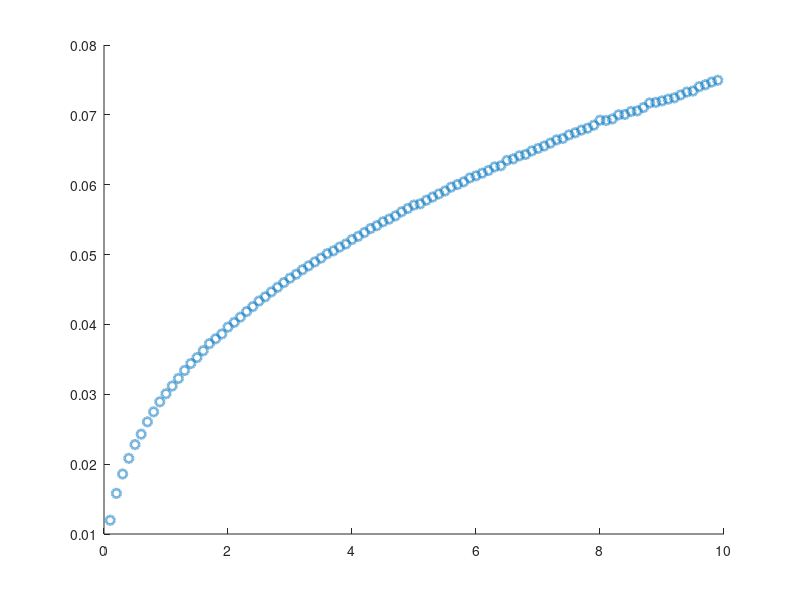

Source code (MATLAB): (Note: this script raises an error after producing the figure.)
%{
Author: Yu-Huan Wang (Kim Lab at UIUC) - yuhuanw2@illinois.edu
    Creation date: 9/24/2024
    Last update date: 10/9/2024

Description: This code simulation the diffusion following fractional
Brownian Motion (fBM), this allows subdiffusion simulation

In this version, I considered locErr as blurring, but I didn't consider
effect of motion blurring (averaging). There're two fitting methods to
choose from: 1) linear fitting in log scale. 2) non-linear fitting in log
scale

fBM core: 10.1103/PhysRevE.110.014105 (Eq.1)

---------------------------------------------------------------------------
%}

clear, clc, close all

simPath = 'C:\Users\yuhuanw2\Documents\MATLAB\simDiffusion\'; cd( simPath)
strain = 'sim';

% imaging parameters
nTracks = 50000;
nFrames = 100;      % frane number: 100 frames
frameT = 100e-3;    % frame interval: 100 ms
dt = frameT;         % simulation time step: 10 ms

% diffusion parameters
alpha = 0.4;        % subdiffusion exponent
D = 0.005;          % um^2/s
locErr = 0e-3;   % 20 nm, unit: um

% secondary parameters
nAvg = frameT/dt;       % number of averaging frames
nSteps = nFrames* nAvg; % simulation steps

fprintf( '~~~~ Simulation Starts ~~~~\n')
fprintf( '   D = %.1g,  dt = %d ms,  nFrame = %d,  locErr = %.1g um\n\n', D, dt*1e3, nFrames, locErr)


%% Subdiffusion simulation (fBM)

t = dt*( 1: nSteps);    covMat = zeros( nSteps);

tStart = tic;

% creating the covariance matrix
for i = 1: nSteps
    for j = 1: i
        % symmetric matrix, only calculate lower half
        covMat( i, j) = t(i)^alpha + t(j)^alpha - abs( t(i)-t(j))^alpha;
    end
end

% Cholesky decomposition
L = chol( D* covMat, 'lower');
fprintf( '~~~~  Time: %.2f s (Covariance Matrix Created)  ~~~~\n\n', toc( tStart))


%% Create Tracks & MSD Plotting

close all

figure( 'Position', [1000 400 420 400])
colorList = get( gca,'colororder');
cList = repmat( colorList, [2, 1]);

fitR = 1: 3; % fitting region of MSD
dim = 3; % dimension of the system

theoFlag = false; % flag for plotting the theoretical MSD
linearFitFlag = false; % 1: linear fit, 0: non-linear fit

locErrList = [ 0 20 30 40]* 1e-3;
% locErrList = 20e-3;

fitResult = nan( length( locErrList), 2);

for c = 1: length( locErrList)

    locErr = locErrList( c);
    EnsMSD = nan( nTracks, nSteps-1);

    tStart = tic;
    for i = 1: nTracks

        traj = L* randn( nSteps, 3); % generate subdiffusive tracks
        locE = locErr* randn( nSteps, 3); % unit: um
        
        trajLoc = traj + locE;

        % calculate EA-MSD
        dr = trajLoc( 2:end, :) - trajLoc( 1, :);
        EnsMSD( i, :) = sum( dr.^2, 2); % squared displacement (t-1 timelags)
    end

    eaMSD = mean( EnsMSD, 1);
    time = dt*( 1: nSteps-1);

    note = sprintf( '\\sigma=%d', locErr*1e3);
    
    % plot MSD
    scatter( time, eaMSD, 40, 'LineWidth', 2, 'MarkerEdgeColor', colorList( c,:),...
        'MarkerEdgeAlpha', 0.5, 'HandleVisibility','off'), hold on

    % linear fit in log-log scale
    f = polyfit( log( time( fitR)), log( eaMSD( fitR)), 1);
    alphaFit = f(1);    DFit = exp( f(2))/ (2*dim);
    
    if logical( theoFlag)
        % plot theoretical MSD
        tFit = linspace( time(1), time( round( nFrames/4)), 1000);
        MSDtheo = 2*dim* D* tFit.^ alpha + 2*dim* locErr^2;
        plot( tFit, MSDtheo, 'LineWidth', 2, 'color', colorList( c,:), 'DisplayName', sprintf( 'theory [%s]', note))

    elseif logical( linearFitFlag)
        % plot linear fit
        tFit = time( 1: round( end/6));  MSDFit =  2* dim* DFit* tFit.^ alphaFit;
        plot( tFit, MSDFit, 'LineWidth', 2, 'color', colorList( c,:), ...
            'DisplayName', sprintf( '\\alpha=%.2f, D=%.1e [%s]', alphaFit, DFit, note))
    else
        % non-linear fit using a comprehensive form: MSD = 6Dt^a + 6*locE^2 (problematic form for locE, overestimate)
        fun = fittype( 'log( 6*a*(x)^b+6*c)');
        x0 = [ DFit, alphaFit, 0];
        xmin = [ 0, 0, 0];
        xmax = [ inf, 2, inf];
        fitR2 = 1: 20;

        f = fit( time(fitR2)', log( eaMSD(fitR2))', fun, 'StartPoint', x0, 'Lower', xmin, 'Upper', xmax);
        DFit = f.a;  alphaFit = f.b;  locErrFit = sqrt( f.c); % unit: um
        
        tFit = linspace( time(1), time( round( nFrames/2)), 1000);    
        MSDFit = 2*dim*( DFit* tFit.^ alphaFit + f.c);
        plot( tFit, MSDFit, 'LineWidth', 2, 'color', colorList( c,:), 'DisplayName', ...
            sprintf( '\\alpha=%.2f, D=%.1e, \\sigma=%.0f', alphaFit, DFit, locErrFit*1e3))
    end

    fitResult( c, :) = [alphaFit, DFit];
    fprintf( '~~~~  Time: %.2f s (%d tracks, %d steps)  ~~~~\n', toc( tStart), nTracks, nSteps)

end

% plot setting
figure( gcf)
set( gca, 'FontSize', 12)
xlabel( 'Time (s)', 'FontSize', 14)
ylabel( 'EA-MSD (µm^2)', 'FontSize', 14)
legend( 'Location', 'northwest', 'FontSize', 10)
legend( 'Location', 'southeast', 'FontSize', 10)
title( '3D Subdiffusion Simulation', 'FontSize', 13)
subtitle( sprintf( 'Input: \\alpha=%g, D=%.0g, \\sigma varies', alpha, D), 'FontSize', 13)
set( gca, 'Xscale', 'log', 'YScale', 'log')

simTxt = sprintf( '%d tracks\n  dt = %dms', nTracks, dt*1e3);
% text( 0.5, 0.2, simTxt, 'FontSize', 13, 'Units', 'normalized')
txt = text( 0.1, 0.85, simTxt, 'FontSize', 13, 'Units', 'normalized');


